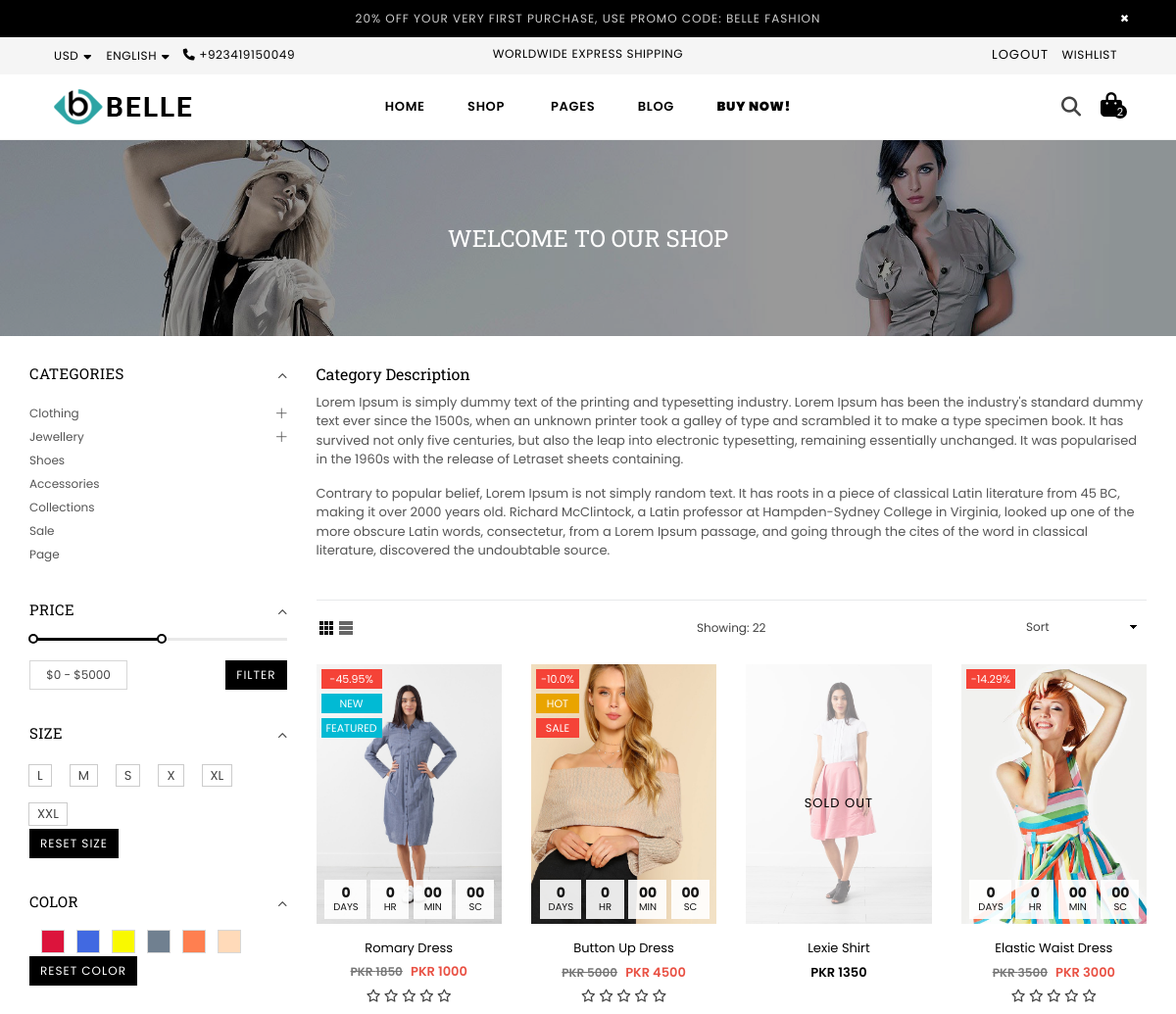
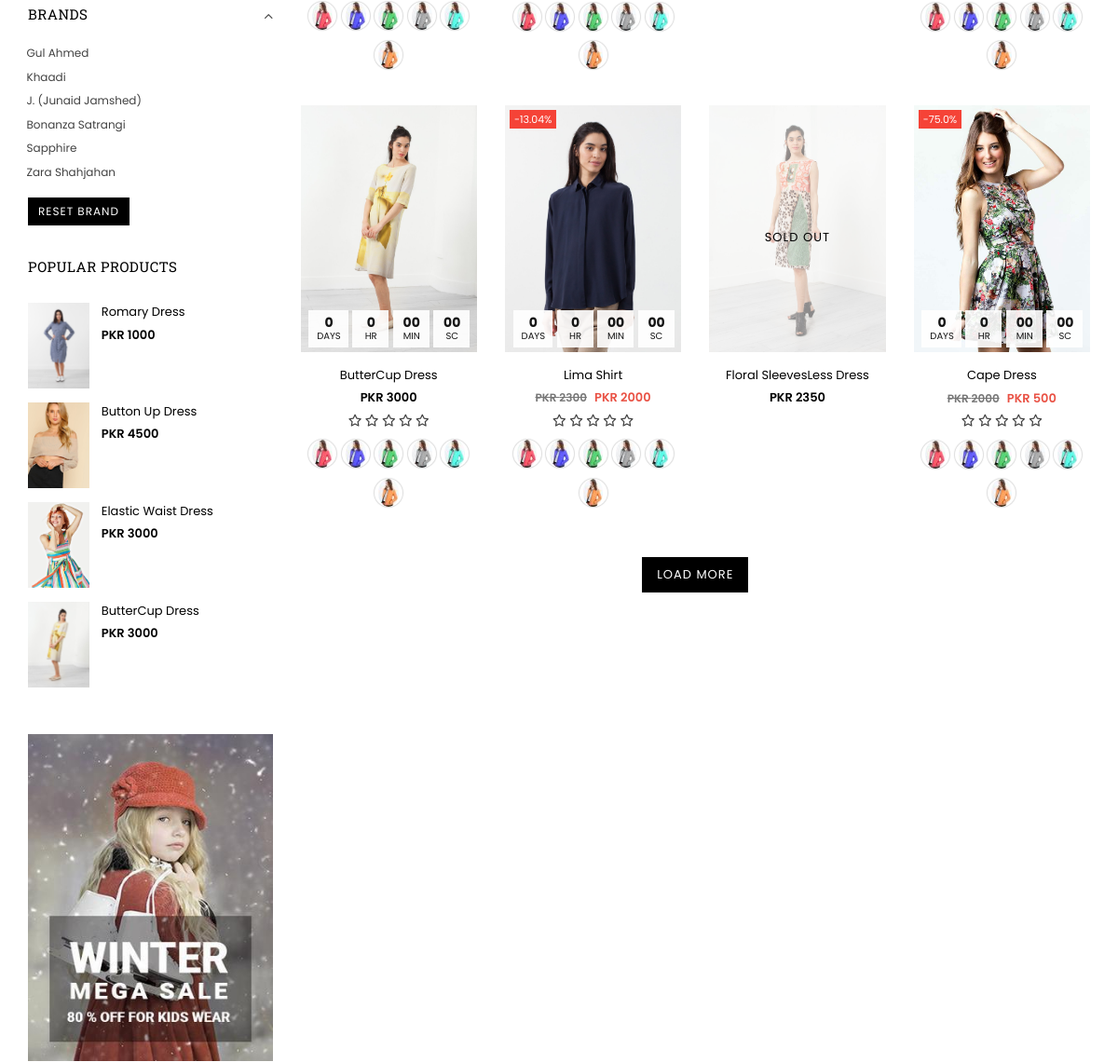
/shop (signed in, upper part), run on an earlier commit of the app's database (2 pictures, top to bottom).
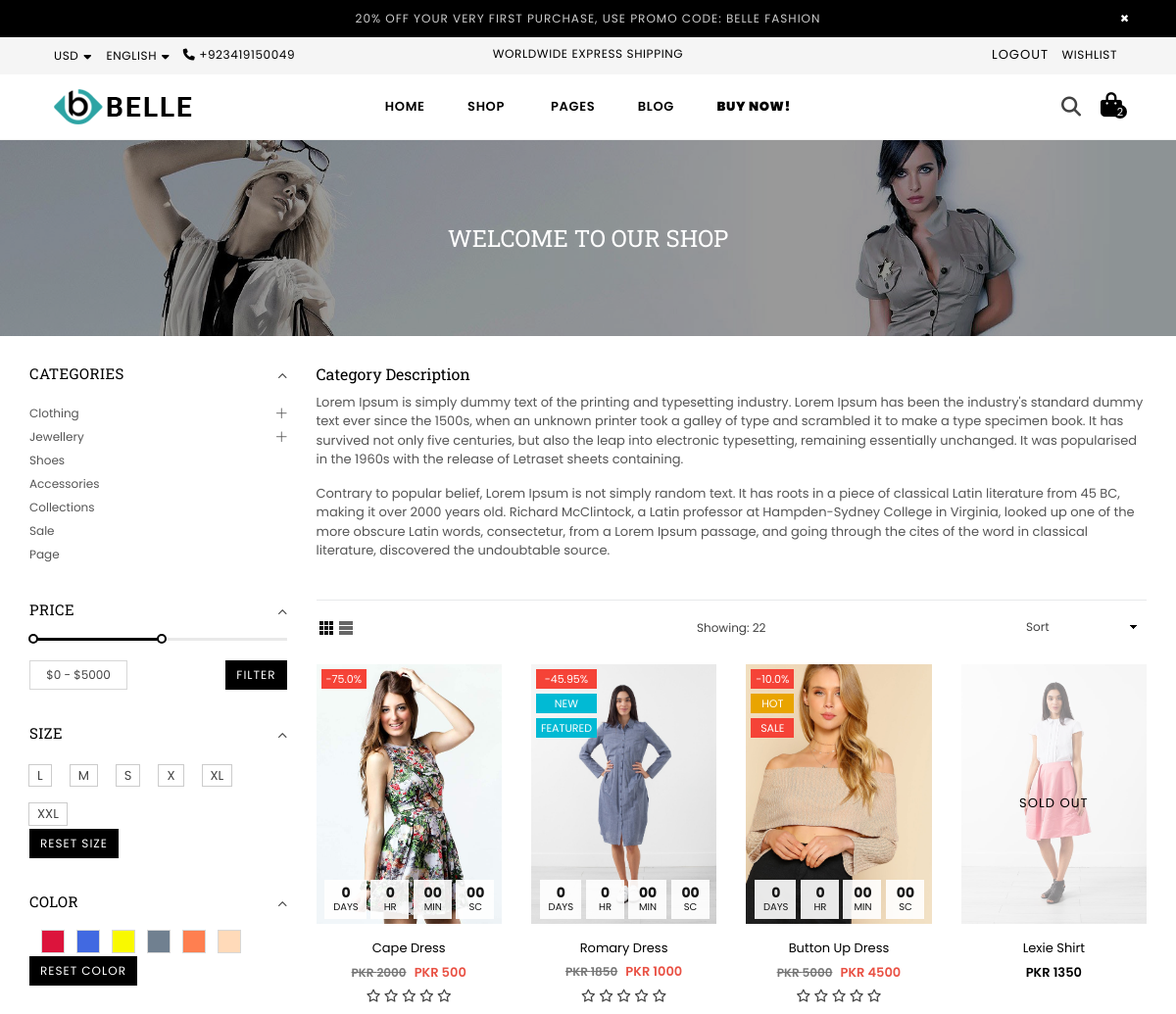
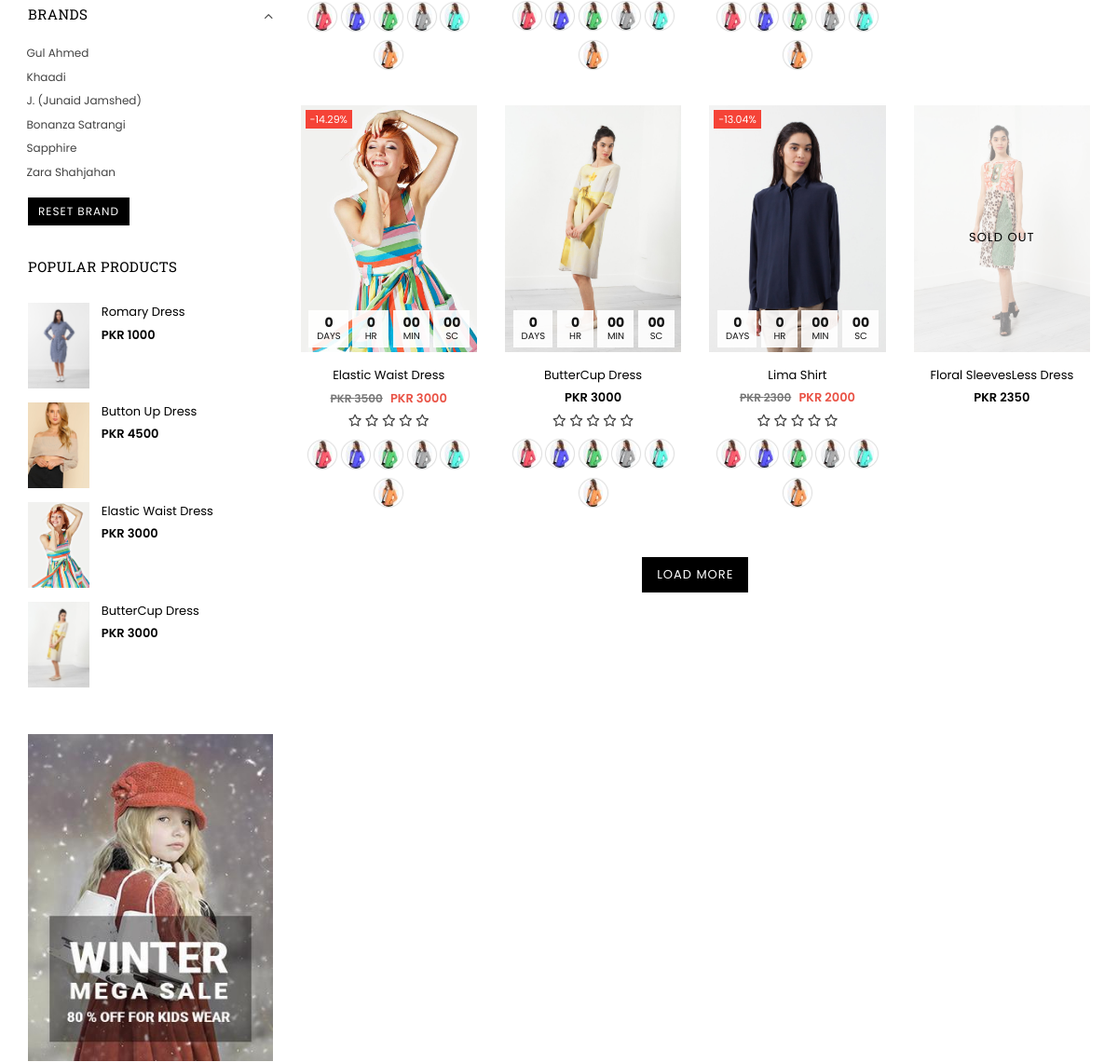
And on a later commit of the database (2 pictures, top to bottom).
### app/models.py (models this page shows, shortened)
class Size(models.Model):
    name = models.CharField(max_length=5, unique=True)  # e.g., S, M, L, XL

class Color(models.Model):
    name = models.CharField(max_length=30, unique=True)
    hex_code = models.CharField(max_length=7, blank=True, null=True)  # Optional: for color display

class Brand(models.Model):
    name=models.CharField(max_length=100,unique=True)

class Products(models.Model):
    name=models.CharField(max_length=100)
    description=models.TextField()
    slug=models.SlugField(max_length=50,unique=True,blank=True)
    in_stock=models.BooleanField()
    stock_quantity=models.IntegerField()
    last_update=models.DateTimeField(auto_now=True)
    sku=models.CharField(max_length=50)
    view_count=models.IntegerField(null=True,blank=True)
    price=models.IntegerField()
    striked_price=models.IntegerField(blank=True,null=True,default=0)
    product_type=models.CharField(max_length=20)
    labels=models.ManyToManyField(Labels,max_length=20)
    wishlist=models.ManyToManyField(User,related_name='wishlist',blank=True)
    collections=models.CharField(max_length=50)
    main_image= models.ImageField(upload_to='products/')  # Shown by default
    hover_image= models.ImageField(upload_to='products/')  # Shown on hover
    tag=models.ManyToManyField('Tag',related_name='products',blank=True)
    sizes = models.ManyToManyField(Size, related_name='products', blank=True)
    color = models.ManyToManyField(Color, related_name='productscolor', blank=True)
    brand=models.ForeignKey(Brand, on_delete=models.CASCADE,related_name='brand',blank=True)
    @property
    def discount_percentage(self):
        if self.striked_price:  # Ensure the striked price exists to avoid division by zero
            return round(100 - ((self.price / self.striked_price) * 100), 2)
        return 0  # No discount if no striked price
    class Meta:
        verbose_name = "Product"  # Correct singular form
        verbose_name_plural = "Products"  # Correct plural form

class Labels(models.Model):
    name = models.CharField(max_length=30, unique=True)

### app/views.py (the view)
# urls.py: path("shop",views.shoppage,name="shop"),
def shoppage(request):
    products = Products.objects.all()
    all_tags=Tag.objects.all()
    percentage=0
    for i in products:
        if i.striked_price:
            percentage=100-((round(i.price/i.striked_price,2)*100))
    top_product=Products.objects.all().order_by("-view_count")[0:4]
    all_brands = Brand.objects.all()
    selected_tags = request.GET.getlist('tag')
    if selected_tags:
        products = products.filter(tag__slug__in=selected_tags).distinct()
    selected_brands = request.GET.getlist('brand')
    if selected_brands:
        products = products.filter(brand__in=selected_brands)
    all_sizes = Size.objects.all().order_by('name')
    all_colors=Color.objects.all()
    selected_colors=request.GET.getlist('color')
    selected_sizes = request.GET.getlist('size')
    if selected_sizes:
        products = products.filter(sizes__name__in=selected_sizes).distinct()
    if selected_colors:
        products = products.filter(color__name__in=selected_colors).distinct()
    else:
        selected_colors = []
    price_form = PriceFilterForm(request.GET)
    if price_form.is_valid():
        min_price = price_form.cleaned_data.get('min_price')
        max_price = price_form.cleaned_data.get('max_price')
        if min_price is not None:
            products = products.filter(price__gte=min_price)
        if max_price is not None:
            products = products.filter(price__lte=max_price)
    products = products.annotate(avg_rating=Avg('reviews__rating')).order_by("-last_update")[:16]
    for product in products:
        product.average_rating = int(round(product.avg_rating)) if product.avg_rating else 0
    context = {
        "percentage":percentage,
        "top_product":top_product,
        "all_brands":all_brands,
        "products": products,
        "stars_range": range(1, 6),  # To loop for 1-5 stars in the template
        "all_sizes": all_sizes,
        "selected_sizes": selected_sizes,
        "price_filter_form": price_form,  # Include the price filter form in context
        "all_colors":all_colors,
        "selected_colors":selected_colors,
        'selected_brands': selected_brands,
        "all_tags":all_tags,
        }
    return render(request, "app/shop.html", context)

### app/forms.py
class PriceFilterForm(forms.Form):
    min_price = forms.IntegerField(required=False, min_value=0, widget=forms.NumberInput(attrs={
        'placeholder': 'Min Price',
        'class': 'form-control',
        'id': 'id_min_price'
    }))
    max_price = forms.IntegerField(required=False, min_value=0, widget=forms.NumberInput(attrs={
        'placeholder': 'Max Price',
        'class': 'form-control',
        'id': 'id_max_price'
    }))
    def clean(self):
        cleaned_data = super().clean()
        min_price = cleaned_data.get("min_price")
        max_price = cleaned_data.get("max_price")
        if min_price and max_price:
            if min_price > max_price:
                raise forms.ValidationError("Min price cannot be greater than Max price.")

### app/templates/app/shop.html (shortened to what the changed rows need)
{% extends "base.html" %} {% load static %} {% block title %} BELLE | SHOP {% endblock title %} {% block content %}
<div id="page-content">
  <div class="collection-header" style="    margin-bottom: 29px;">
  <div class="collection-hero">
        <div class="collection-hero__title-wrapper"><h1 class="collection-hero__title page-width">Welcome To Our Shop</h1></div>
      </div>
</div>
    <div class="container">
      <div class="row">
          <div class="col-12 col-sm-12 col-md-3 col-lg-3 sidebar filterbar">
              <div class="sidebar_tags">
                  <div class="sidebar_widget categories filter-widget">
                        <div class="widget-title"><h2>Categories</h2></div>
                    </div>
                    <div class="sidebar_widget filterBox filter-widget">
                      <div class="widget-title">
                        <h2>Price</h2>
                      </div>
                    </div>
                    <div class="sidebar_widget filterBox filter-widget size-swatches">
                      <div class="widget-title">
                        <h2>Size</h2>
                      </div>
                      <div class="filter-size swatch-list">
                        <ul>
                          {% for size in all_sizes %}
                            <li style="padding:3px 4px;">
                              <button
                                type="button"
                                class="swatch-btn {% if size.name in selected_sizes %}checked{% endif %}"
                                data-size="{{ size.name }}">
                                {{ size.name }}
                              </button>
                            </li>
                          {% endfor %}
                        </ul>
                      </div>
                    </div>
                    <div class="sidebar_widget filterBox filter-widget">
                      <div class="widget-title">
                        <h2>Color</h2>
                      </div>
                      <form id='color-filter-form' method='GET' action='{% url "shop" %}'>
                        <div class="filter-color swacth-list clearfix">
                          {% for color in all_colors %}
                            <button type='button' class="swatch-btn1 {{ color.name |lower }} {% if color.name in selected_colors %} checked {% endif %}"
                                    data-color="{{ color.name }}"
                                    style="background-color: {{ color.hex_code }}; height: 24px; width: 24px; margin-left: 12px;">
                            </button>
                          {% endfor %}
                        </div>
                      </form>
                    </div>
                    <div class="sidebar_widget filterBox filter-widget">
                      <div class="widget-title">
                        <h2>Brands</h2>
                      </div>
                      <form id="brand-filter-form" method="GET" action="{% url 'shop' %}">
                        <ul>
                          {% for brand in all_brands %}
                            <li>
                              <label for="brand-check-{{ brand.id }}">
                                {{ brand.name }}
                              </label>
                            </li>
                          {% endfor %}
                        </ul>
                      </form>
                    </div>
        <div class="sidebar_widget">
                      <div class="widget-title"><h2>Popular Products</h2></div>
          <div class="widget-content">
                            <div class="list list-sidebar-products">
                              <div class="grid">
                                {% for item in  top_product %}
                                <div class="grid__item">
                                  <div class="mini-list-item">
                                    <div class="mini-view_image">
                                        <a class="grid-view-item__link" href="{% url "product" item.slug %}">
                                            <img class="grid-view-item__image" src="{{item.main_image.url}}" alt="" />
                                        </a>
                                    </div>
                                    <div class="details"> <a class="grid-view-item__title" href="#">{{item.name}}</a>
                                      <div class="grid-view-item__meta"><span class="product-price__price"><span class="money">PKR {{item.price}}</span></span></div>
                                    </div>
                                  </div>
                                </div>
                                {% endfor %}
                              </div>
                            </div>
                        </div>
        </div>
                </div>
            </div>
            <div class="col-12 col-sm-12 col-md-9 col-lg-9 main-col">
              <div class="productList product-load-more">
                    <div class="grid-products grid--view-items">
                      <div class="row">
                        {% for item in products %} {% if item.in_stock %}
                        <div class="col-6 col-sm-6 col-md-4 col-lg-3 item">
                          <div class="product-image">
                            <a href="{% url "product" item.slug %}">
                              <img
                                class="primary blur-up lazyload"
                                data-src="{{item.main_image.url}}"
                                src="{{item.main_image.url}}"
                                alt="image"
                                title="product"
                              />
                              <div class="product-labels rectangular">
                                {% if item.striked_price > 0 %}
                                <span class="lbl on-sale">-{{item.discount_percentage}}%</span>
                              {% endif %}
                                {% for i in item.labels.all %}
                                <span class="lbl {% if i.name == 'NEW' or i.name == 'FEATURED' %} pr-label1 {% elif i.name == 'HOT' %} pr-label2 {% elif i.name == 'SALE'%} lbl on-sale {% endif %} ">{{i.name}}</span>
                                {% endfor %}
                              </div>
                            </a>
                            <div
                              class="saleTime desktop"
                              data-countdown="2022/03/01"
                            ></div>
                          </div>
                          <div class="product-details text-center">
                            <div class="product-name">
                              <a href="#">{{item.name}}</a>
                            </div>
                            <div class="product-price">
                              {% if item.striked_price > 0 %}
                              <span class="old-price">PKR {{item.striked_price}}</span>
                              {% endif %}
                              <span class="price">PKR {{item.price}}</span>
                            </div>
                            <div class="product-review">
                              {% for star in stars_range %} {% if star <= item.average_rating %}
                              <i class="fas fa-star filled-star"></i>
                              {% else %}
                              <i class="far fa-star empty-star"></i>
                              {% endif %}
                              {% endfor %}
                            </div>
                            <ul class="swatches">
                              <li class="swatch medium rounded">
                                <img
                                  src="{% static 'app/images/product-images/variant1.jpg' %} "
                                  alt="image"
                                />
                              </li>
                              <li class="swatch medium rounded">
                                <img
                                  src="{% static 'app/images/product-images/variant2.jpg' %} "
                                  alt="image"
                                />
                              </li>
                              <li class="swatch medium rounded">
                                <img
                                  src="{% static 'app/images/product-images/variant3.jpg' %} "
                                  alt="image"
                                />
                              </li>
                              <li class="swatch medium rounded">
                                <img
                                  src="{% static 'app/images/product-images/variant4.jpg' %} "
                                  alt="image"
                                />
                              </li>
                              <li class="swatch medium rounded">
                                <img
                                  src="{% static 'app/images/product-images/variant5.jpg' %} "
                                  alt="image"
                                />
                              </li>
                              <li class="swatch medium rounded">
                                <img
                                  src="{% static 'app/images/product-images/variant6.jpg' %} "
                                  alt="image"
                                />
                              </li>
                            </ul>
                          </div>
                        </div>
                        {% else %}
                        <div
                          class="col-6 col-sm-6 col-md-4 col-lg-3 item grid-view-item--sold-out"
                        >
                          <div class="product-image">
                            <a href="{% url "product" item.slug %}">
                              <img
                                class="grid-view-item__image primary blur-up lazyload"
                                data-src="{{item.main_image.url}}"
                                src="{{item.main_image.url}} "
                                alt="image"
                                title="product"
                              />
                              <span class="sold-out"><span>Sold out</span></span>
                            </a>
                          </div>
                          <div class="product-details text-center">
                            <div class="product-name">
                              <a href="#">{{item.name}}</a>
                            </div>
                            <div class="product-price">
                              <span class="price">PKR {{item.price}}</span>
                            </div>
                          </div>
                        </div>
                        {% endif %} {% endfor %}
                      </div>
                    </div>
                </div>
            </div>
        </div>
    </div>
</div>
{% endblock content %}

What changed in the data, as far as the page shows it:
changed Products "Cape Dress": moves up the list
